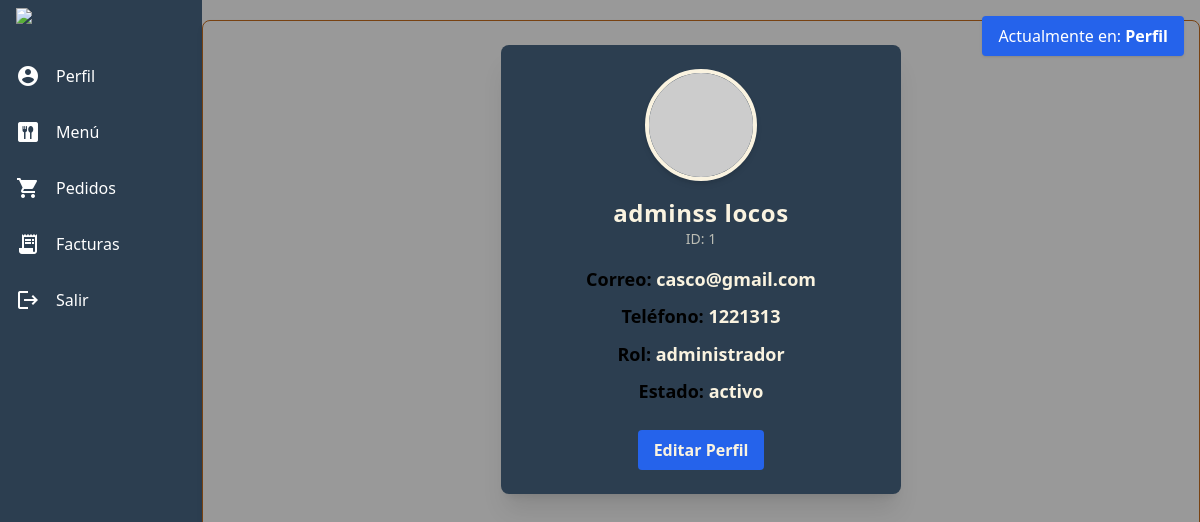
The app's page /proyectofinal/cajero/perfil/cjPerfil.php (signed in) with its own data.
### tables this page shows
CREATE TABLE `usuarios` (
  `user_id` bigint(20) NOT NULL,
  `ti_desc` varchar(20) DEFAULT NULL,
  `user_nombre` varchar(20) DEFAULT NULL,
  `user_apellido` varchar(20) DEFAULT NULL,
  `user_correo` varchar(30) DEFAULT NULL,
  `user_contrasena` varchar(255) DEFAULT NULL,
  `user_telefono` varchar(10) DEFAULT NULL,
  `rol_id` int(11) DEFAULT NULL,
  `user_foto` varchar(255) DEFAULT NULL,
  `esta_id` int(11) DEFAULT NULL,
  `fecha_registro` datetime DEFAULT current_timestamp()
);

CREATE TABLE `roles` (
  `rol_id` int(11) NOT NULL,
  `rol_desc` varchar(20) DEFAULT NULL
);

CREATE TABLE `estado` (
  `esta_id` int(11) NOT NULL,
  `esta_desc` varchar(20) DEFAULT NULL
);

### proyectofinal/cajero/perfil/cjPerfil.php (the view, shortened to what this page needs)
<?php
include_once(__DIR__ . "/../../conexion/conectarBD.php");
$userId = intval($_SESSION['user_id']);
$query = "SELECT u.user_id, u.user_nombre, u.user_apellido, u.user_correo, u.user_telefono, u.user_foto,
                 r.rol_desc, e.esta_desc
          FROM usuarios u
          LEFT JOIN roles r ON u.rol_id = r.rol_id
          LEFT JOIN estado e ON u.esta_id = e.esta_id
          WHERE u.user_id = $userId";
$result = mysqli_query($connect, $query);
$user = mysqli_fetch_assoc($result);
?>
<!DOCTYPE html>
<html lang="es">
<head>
    <script src="https://cdn.tailwindcss.com"></script>
    <link href="https://cdnjs.cloudflare.com/ajax/libs/font-awesome/6.0.0-beta3/css/all.min.css" rel="stylesheet">
    <link rel="stylesheet" href="https://cdnjs.cloudflare.com/ajax/libs/animate.css/4.1.1/animate.min.css"/>
</head>
<body class="m-0 font-sans md:pl-[0px] relative">
    <div class="flex min-h-screen z-10 relative">
        <div class="group hover:w-56 w-20 bg-[#2C3E50] text-white flex flex-col transition-all duration-300 overflow-hidden">
            <div class="mb-4 flex py-2 items-center w-full px-4">
                <img src="/imagenes/JJJ_s_Pizzas-removebg-preview (2).png">
            </div>
            <a href="../perfil/cjPerfil.php" class="flex items-center w-full py-4 px-4 hover:bg-white/10">
                <i class="material-icons text-[24px]">account_circle</i>
            </a>
            <a href="../inicio/cajero.php" class="flex items-center w-full py-4 px-4 hover:bg-white/10">
                <i class="material-icons text-[24px]">dining</i>
            </a>
            <a href="../pedidos_cajero/Pedidos.php" class="flex items-center w-full py-4 px-4 hover:bg-white/10">
                <i class="material-icons text-[24px]">shopping_cart</i>
            </a>
            <a href="../cajero_facturas/facturas.php" class="flex items-center w-full py-4 px-4 hover:bg-white/10">
                <i class="material-icons text-[24px]">receipt_long</i>
            </a>
            <a id="btnCerrarSesion" href="#" class="flex items-center w-full py-4 px-4 hover:bg-white/10">
                <i class="material-icons text-[24px]">logout</i>
            </a>
        </div>
        <div class="w-11/12 mt-5 mx-auto border-[#784212] border p-6 m-6 rounded-lg shadow-md bg-opacity-90">
            <div class="w-[400px] h-auto mx-auto bg-[#2C3E50] shadow-xl rounded-lg p-6 animate__animated animate__fadeInDown">
                <div class="flex flex-col items-center text-center">
                <?php
                $fotoPerfil = !empty($user['user_foto'])
                    ? "../../imagenes/perfil/" . $user['user_foto']
                    : "https://ui-avatars.com/api/?name=" . urlencode($user['user_nombre'] . ' ' . $user['user_apellido']) . "&background=0D8ABC&color=fff";
                ?>
                <img src="<?= $fotoPerfil ?>" alt="Foto de perfil" class="w-28 h-28 rounded-full object-cover border-4 border-[#FAF3E0] shadow-md">
                <h2 class="mt-4 text-2xl font-extrabold text-[#FAF3E0] tracking-wide"><?= $user['user_nombre'] . " " . $user['user_apellido'] ?></h2>
                <p class="text-sm text-[#FAF3E0]/70">ID: <?= $user['user_id'] ?></p>
                <div class="mt-4 space-y-2 text-[#FAF3E0] font-bold text-lg leading-relaxed">
                    <p><span class="font-semibold text-black">Correo:</span> <?= $user['user_correo'] ?></p>
                    <p><span class="font-semibold text-black">Teléfono:</span> <?= $user['user_telefono'] ?></p>
                    <p><span class="font-semibold text-black">Rol:</span> <?= $user['rol_desc'] ?? '' ?></p>
                    <p><span class="font-semibold text-black">Estado:</span> <?= $user['esta_desc'] ?? '' ?></p>
                </div>
                <button onclick="abrirModalEditar()" class="bg-blue-600 text-[#FAF3E0] px-4 py-2 rounded font-semibold hover:bg-blue-700 mt-6">
                    Editar Perfil
                </button>
                </div>
            </div>
        </div>
    </div>
    <div id="mensajeUbicacion" class="fixed top-4 right-4 bg-blue-600 text-white px-4 py-2 rounded shadow z-50 animate-fade-in">
        Actualmente en: <strong>Perfil</strong>
    </div>
</body>
</html>

### proyectofinal/cajero/perfil/cjPerfil.php (style rules this page uses)
.animate-fade-in { animation: fade-in 0.5s ease-in-out; }

### records on screen
usuarios: user_nombre "adminss", user_apellido "locos", user_correo "casco@gmail.com", user_telefono "1221313", rol.rol_desc "administrador", esta.esta_desc "activo"
